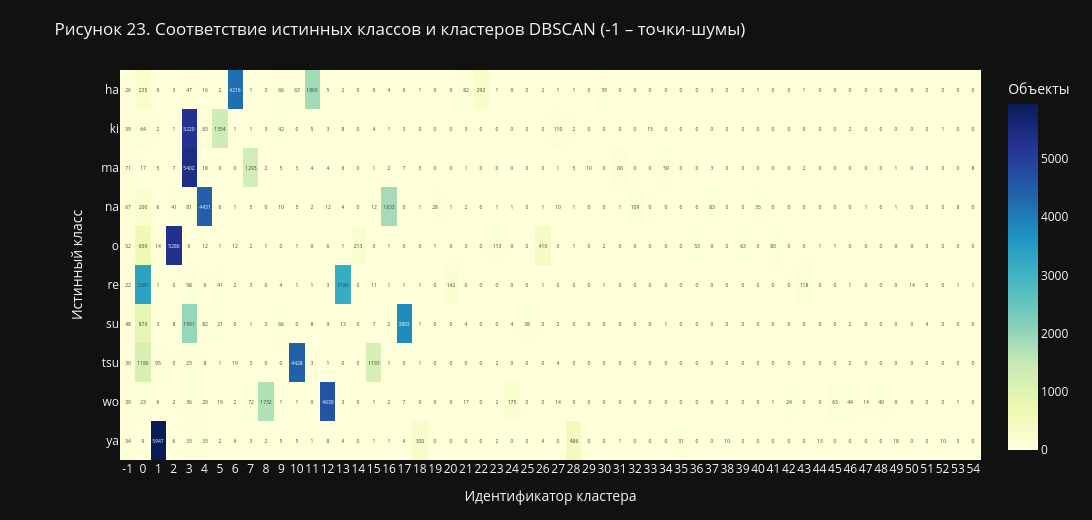

Write notebook code for a chart like this one.
### Code cell
# Интерактивная тепловая карта: при большом числе кластеров ширина растёт,
# контейнер вывода ячейки становится горизонтально прокручиваемым
n_clusters_total = ct_dbscan.shape[1]
cell_width_px = 55  # ширина одного столбца на тепловой карте

fig_dbscan_heatmap = px.imshow(
    ct_dbscan,
    text_auto=True,
    aspect='auto',
    color_continuous_scale='YlGnBu',
    labels=dict(x='Идентификатор кластера', y='Истинный класс', color='Объекты'),
    title='Рисунок 23. Соответствие истинных классов и кластеров DBSCAN (-1 – точки-шумы)',
    template='plotly_dark',
)

# Принудительно показываем подпись для каждого столбца
fig_dbscan_heatmap.update_xaxes(
    tickmode='array',
    tickvals=list(range(-1, n_clusters_total)), # начало последовательности с -1 для шума
    ticktext=[str(c) for c in ct_dbscan.columns],
    tickangle=0,
    side='bottom',
)
fig_dbscan_heatmap.update_yaxes(
    tickmode='array',
    tickvals=list(range(ct_dbscan.shape[0])),
    ticktext=[str(c) for c in ct_dbscan.index],
)

fig_dbscan_heatmap.update_layout(
    width=max(900, n_clusters_total * cell_width_px),
    height=520,
    margin=dict(l=120, r=40, t=70, b=60),
)

fig_dbscan_heatmap.show()

### Figure 1 — Plotly figure (JSON) as saved in the notebook; plotly's stock layout.template omitted (floating-point values rounded to 4 significant figures; data arrays with more than 128 entries replaced by an {"elided": "..."} marker saying what was removed)
{"data": [{"coloraxis": "coloraxis", "hovertemplate": "Идентификатор кластера: %{x}<br>Истинный класс: %{y}<br>Объекты: %{z}<extra></extra>", "name": "0", "texttemplate": "%{z}", "type": "heatmap", "x": [-1, 0, 1, 2, 3, 4, 5, 6, 7, 8, 9, 10, 11, 12, 13, 14, 15, 16, 17, 18, 19, 20, 21, 22, 23, 24, 25, 26, 27, 28, 29, 30, 31, 32, 33, 34, 35, 36, 37, 38, 39, 40, 41, 42, 43, 44, 45, 46, 47, 48, 49, 50, 51, 52, 53, 54], "xaxis": "x", "y": ["ha", "ki", "ma", "na", "o", "re", "su", "tsu", "wo", "ya"], "yaxis": "y", "z": {"elided": "10x56 int values"}}], "layout": {"coloraxis": {"colorbar": {"title": {"text": "Объекты"}}, "colorscale": [[0, "rgb(255,255,217)"], [0.125, "rgb(237,248,177)"], [0.25, "rgb(199,233,180)"], [0.375, "rgb(127,205,187)"], [0.5, "rgb(65,182,196)"], [0.625, "rgb(29,145,192)"], [0.75, "rgb(34,94,168)"], [0.875, "rgb(37,52,148)"], [1, "rgb(8,29,88)"]]}, "height": 520, "margin": {"b": 60, "l": 120, "r": 40, "t": 70}, "title": {"text": "Рисунок 23. Соответствие истинных классов и кластеров DBSCAN (-1 – точки-шумы)"}, "width": 3080, "xaxis": {"anchor": "y", "domain": [0, 1], "side": "bottom", "tickangle": 0, "tickmode": "array", "ticktext": ["-1", "0", "1", "2", "3", "4", "5", "6", "7", "8", "9", "10", "11", "12", "13", "14", "15", "16", "17", "18", "19", "20", "21", "22", "23", "24", "25", "26", "27", "28", "29", "30", "31", "32", "33", "34", "35", "36", "37", "38", "39", "40", "41", "42", "43", "44", "45", "46", "47", "48", "49", "50", "51", "52", "53", "54"], "tickvals": [-1, 0, 1, 2, 3, 4, 5, 6, 7, 8, 9, 10, 11, 12, 13, 14, 15, 16, 17, 18, 19, 20, 21, 22, 23, 24, 25, 26, 27, 28, 29, 30, 31, 32, 33, 34, 35, 36, 37, 38, 39, 40, 41, 42, 43, 44, 45, 46, 47, 48, 49, 50, 51, 52, 53, 54, 55], "title": {"text": "Идентификатор кластера"}}, "yaxis": {"anchor": "x", "autorange": "reversed", "domain": [0, 1], "tickmode": "array", "ticktext": ["ha", "ki", "ma", "na", "o", "re", "su", "tsu", "wo", "ya"], "tickvals": [0, 1, 2, 3, 4, 5, 6, 7, 8, 9], "title": {"text": "Истинный класс"}}}}
